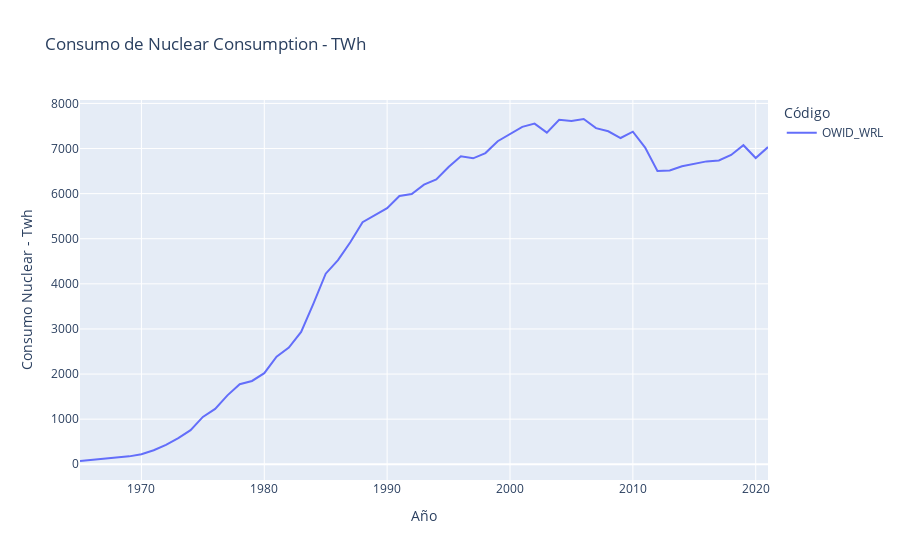

This figure's notebook cell:
### Code cell
fig1 = px.line(mundo, x='Año', y='Consumo Nuclear - Twh', color="Código",title='Consumo de Nuclear Consumption - TWh ')
fig1.show()

### Figure 1 — Plotly figure (JSON) as saved in the notebook; plotly's stock layout.template omitted (floating-point values rounded to 4 significant figures)
{"data": [{"hovertemplate": "Código=OWID_WRL<br>Año=%{x}<br>Consumo Nuclear - Twh=%{y}<extra></extra>", "legendgroup": "OWID_WRL", "line": {"color": "#636efa", "dash": "solid"}, "marker": {"symbol": "circle"}, "mode": "lines", "name": "OWID_WRL", "orientation": "v", "showlegend": true, "type": "scatter", "x": [1965, 1966, 1967, 1968, 1969, 1970, 1971, 1972, 1973, 1974, 1975, 1976, 1977, 1978, 1979, 1980, 1981, 1982, 1983, 1984, 1985, 1986, 1987, 1988, 1989, 1990, 1991, 1992, 1993, 1994, 1995, 1996, 1997, 1998, 1999, 2000, 2001, 2002, 2003, 2004, 2005, 2006, 2007, 2008, 2009, 2010, 2011, 2012, 2013, 2014, 2015, 2016, 2017, 2018, 2019, 2020, 2021], "xaxis": "x", "y": [72.47, 97.7, 116.4, 147.9, 175.3, 223.8, 311.3, 431.8, 578.6, 756.5, 1049.0, 1228.0, 1528.0, 1776.0, 1847.0, 2020.0, 2386.0, 2588.0, 2933.0, 3560.0, 4225.0, 4525.0, 4922.0, 5366.0, 5519.0, 5676.0, 5948.0, 5993.0, 6199.0, 6316.0, 6590.0, 6829.0, 6782.0, 6899.0, 7162.0, 7323.0, 7481.0, 7552.0, 7351.0, 7636.0, 7608.0, 7654.0, 7452.0, 7382.0, 7233.0, 7374.0, 7022.0, 6501.0, 6513.0, 6607.0, 6656.0, 6715.0, 6735.0, 6856.0, 7073.0, 6789.0, 7031.0], "yaxis": "y"}], "layout": {"legend": {"title": {"text": "Código"}, "tracegroupgap": 0}, "title": {"text": "Consumo de Nuclear Consumption - TWh "}, "xaxis": {"anchor": "y", "domain": [0, 1], "title": {"text": "Año"}}, "yaxis": {"anchor": "x", "domain": [0, 1], "title": {"text": "Consumo Nuclear - Twh"}}}}
